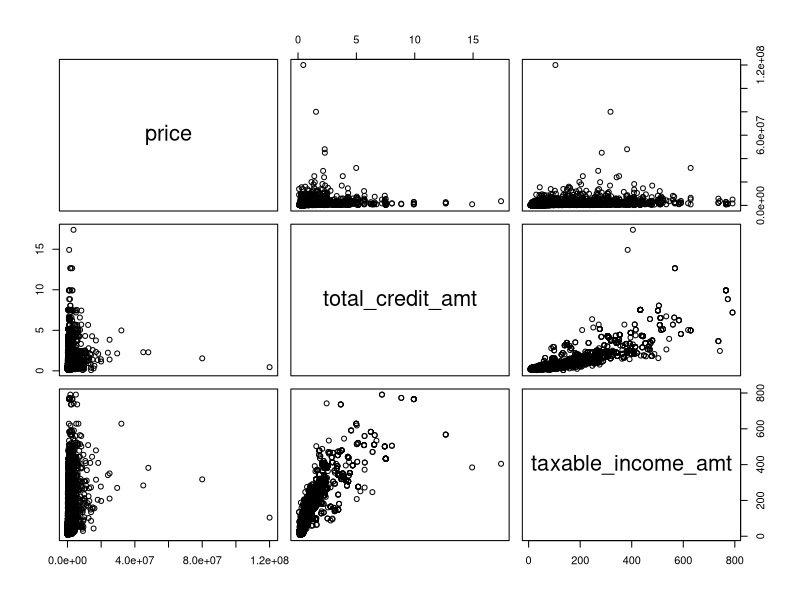
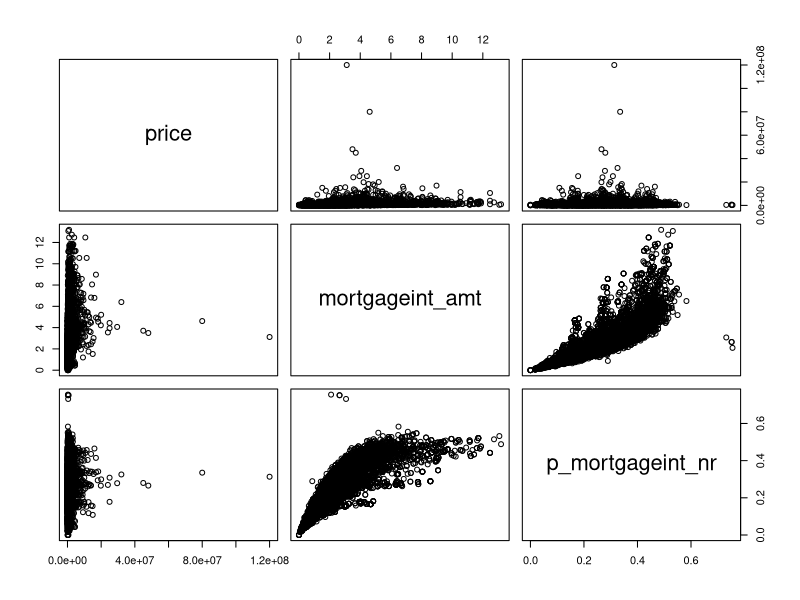
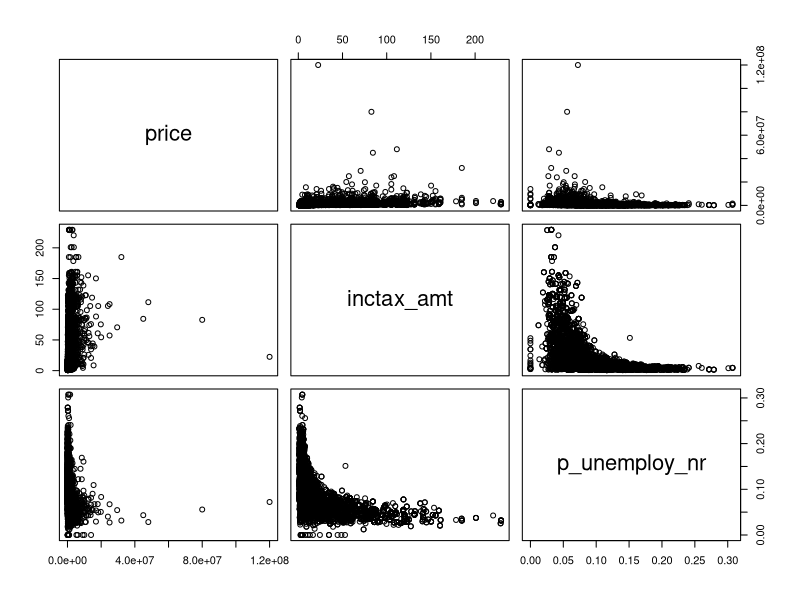
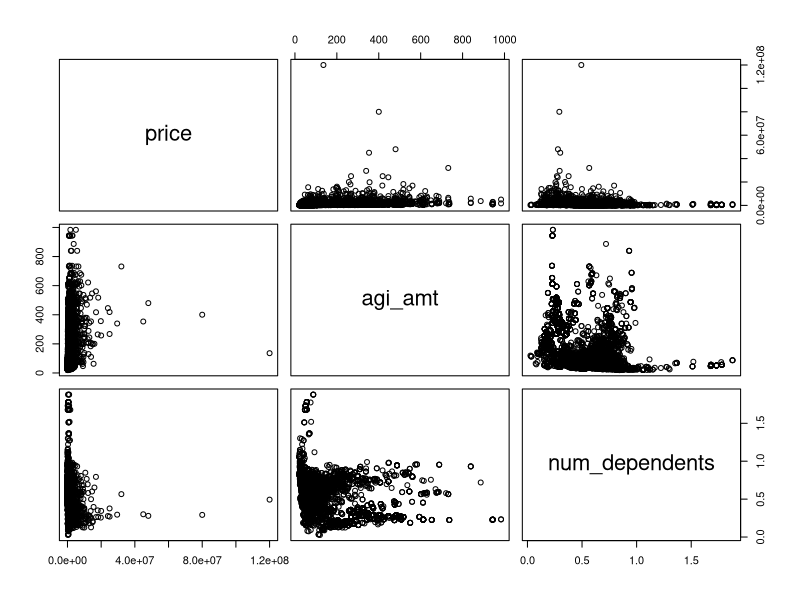
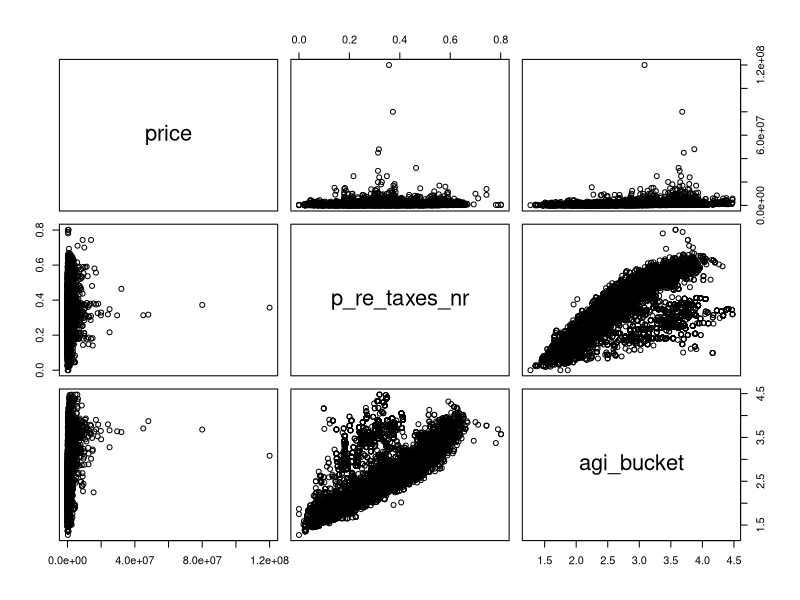
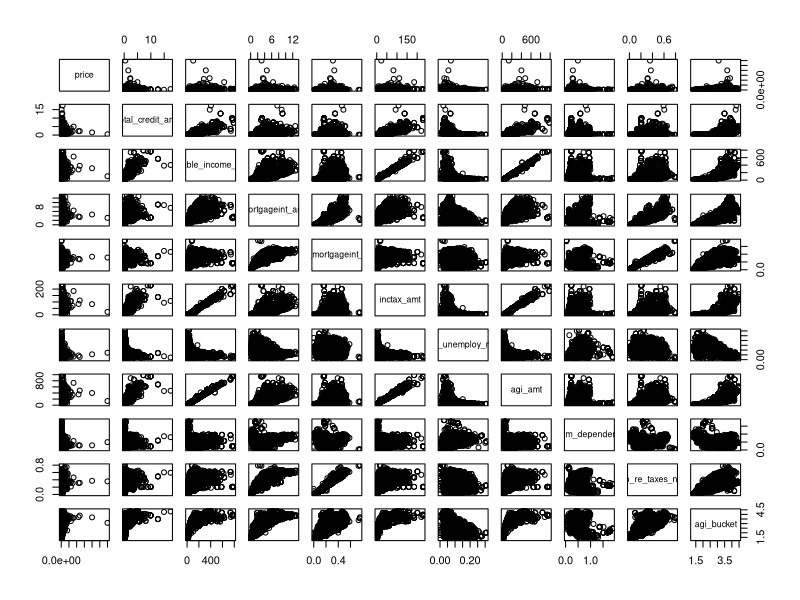
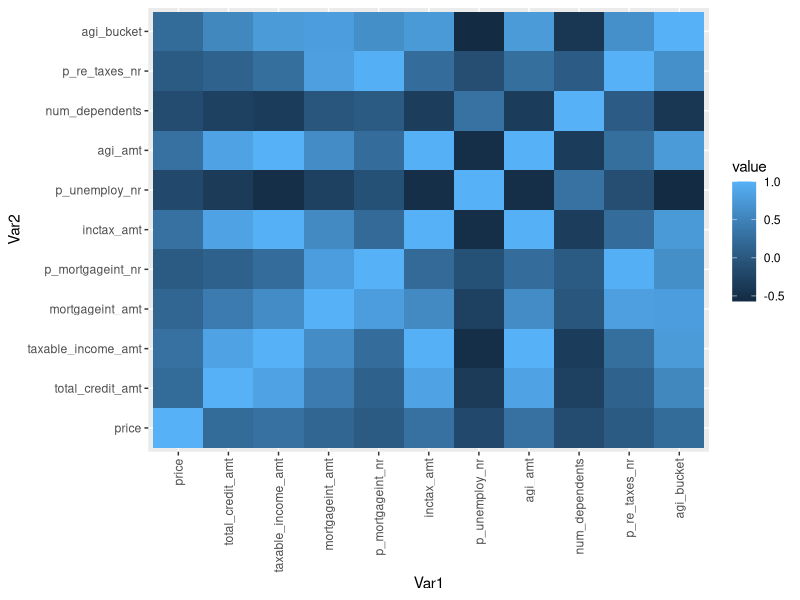
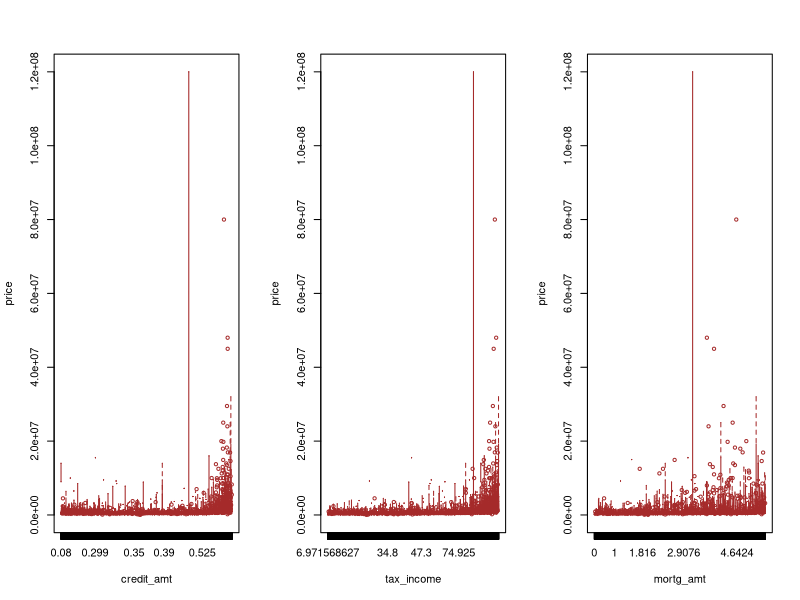

Write the R code that produced these figures, in order.
## ---- chunk 1
knitr::opts_chunk$set(echo = TRUE)
library(dplyr)
## ---- chunk 2

data <- read.csv("merged_data.csv")  

subData = data[,c(4,16,17,18,19,20,21,22,23,24,25)]
head(subData)
summary(subData)

## ---- chunk 3
price <- subData$price
totCredAmt <- subData$total_credit_amt
#plot(totCredAmt, price,xlab="Total Credit Amount",ylab="Price",main="Price vs. Credit #Amount")
#abline(lm(price~totCredAmt),col="red")

## ---- chunk 4
data1 = subData[c(1,2,3)]
data2 = subData[c(1,4,5)]
data3 = subData[c(1,6,7)]
data4 = subData[c(1,8,9)]
data5 = subData[c(1,10,11)]
pairs(data1)
pairs(data2)
pairs(data3)
pairs(data4)
pairs(data5)

## ---- chunk 5
pairs(subData)
## ---- chunk 6
cormat = round(cor(subData),2)
cormat

## ---- chunk 7
library(reshape2)
melted_cormat <- melt(cormat)
head(melted_cormat)

## ---- chunk 8
library(ggplot2)
ggplot(data = melted_cormat, aes(x=Var1, y=Var2, fill=value))+ 
  geom_tile()+theme(axis.text.x = element_text(angle = 90, vjust = 0.5, hjust=1))

## ---- chunk 9
corPrice_creditAmt = cor(subData$total_credit_amt,subData$price)
corPrice_creditAmt

corPrice_taxIncome = cor(subData$taxable_income_amt,subData$price)
corPrice_taxIncome

corPrice_mortAmt = cor(subData$mortgageint_amt,subData$price)
corPrice_mortAmt

corPrice_pMort = cor(subData$p_mortgageint_nr,subData$price)
corPrice_pMort

corPrice_incomeTax = cor(subData$inctax_amt,subData$price)
corPrice_incomeTax

corPrice_pUnemp = cor(subData$p_unemploy_nr,subData$price)
corPrice_pUnemp

corPrice_agiAmt = cor(subData$agi_amt,subData$price)
corPrice_agiAmt

corPrice_numDep = cor(subData$num_dependents,subData$price)
corPrice_numDep

corPrice_pReTax = cor(subData$p_re_taxes_nr,subData$price)
corPrice_pReTax

corPrice_agiBucket = cor(subData$agi_bucket,subData$price)
corPrice_agiBucket

## ---- chunk 10
price = subData$price
credit_amt = subData$total_credit_amt
par(mfrow=c(1,3))
boxplot(price~credit_amt,data=subData,col="orange",border="brown")

tax_income = subData$taxable_income_amt
boxplot(price~tax_income,data=subData,col="orange",border="brown")

mortg_amt = subData$mortgageint_amt
boxplot(price~mortg_amt,data=subData,col="orange",border="brown")

## ---- chunk 11
par(mfrow=c(2,3))
boxplot(subData$price,main="price")
boxplot(subData$total_credit_amt,main="total_credit_amt")
boxplot(subData$taxable_income_amt,main="taxable_income_amt")
boxplot(subData$mortgageint_amt,main="mortgageint_amt")
boxplot(subData$p_mortgageint_nr,main="p_mortgageint_nr")
boxplot(subData$inctax_amt,main="inctax_amt")
## ---- chunk 12
par(mfrow=c(2,3))
boxplot(subData$p_unemploy_nr,main="p_unemploy_nr")
boxplot(subData$agi_amt,main="agi_amt")
boxplot(subData$num_dependents,main="num_dependents")
boxplot(subData$p_re_taxes_nr,main="p_re_taxes_nr")
boxplot(subData$agi_bucket,main="agi_bucket")
## ---- chunk 13
par(mfrow=c(1,3))
pMort = subData$p_mortgageint_nr
boxplot(price~pMort,data=subData,col="orange",border="brown")

incomeTax = subData$inctax_amt
boxplot(price~incomeTax,data=subData,col="orange",border="brown")

pUnemp = subData$p_unemploy_nr
boxplot(price~pUnemp,data=subData,col="orange",border="brown")


## ---- chunk 14
par(mfrow=c(1,3))
agi_amt = subData$agi_amt
boxplot(price~agi_amt,data=subData,col="orange",border="brown")

numDepend = subData$num_dependents
boxplot(price~numDepend,data=subData,col="orange",border="brown")

preTax = subData$p_re_taxes_nr
boxplot(price~preTax,data=subData,col="orange",border="brown")

## ---- chunk 15
par(mfrow=c(1,3))
agi_bkt = subData$agi_bucket
boxplot(price~agi_bkt,data=subData,col="orange",border="brown")
## ---- chunk 16
price = subData$price
credit_amt = subData$total_credit_amt
tax_income = subData$taxable_income_amt
mortg_amt = subData$mortgageint_amt
pMort = subData$p_mortgageint_nr
incomeTax = subData$inctax_amt
pUnemp = subData$p_unemploy_nr
agi_amt = subData$agi_amt
numDepend = subData$num_dependents
preTax = subData$p_re_taxes_nr
agi_bkt = subData$agi_bucket

model = lm(price~credit_amt+tax_income+mortg_amt+pMort+incomeTax+
             pUnemp+agi_amt+numDepend+preTax+agi_bkt)
summary(model)

## ---- chunk 17
library(MASS)
resids = stdres(model)

par(mfrow=c(2,2))
plot(subData[,2],resids,xlab="credit_amt")
abline(0,0,col="red")

plot(subData[,3],resids,xlab="tax_income")
abline(0,0,col="red")

plot(subData[,4],resids,xlab="mortg_amt")
abline(0,0,col="red")

plot(subData[,5],resids,xlab="pMort")
abline(0,0,col="red")
## ---- chunk 18
par(mfrow=c(2,2))
plot(subData[,6],resids,xlab="income_tax")
abline(0,0,col="red")

plot(subData[,7],resids,xlab="pUnemp")
abline(0,0,col="red")

plot(subData[,8],resids,xlab="agi_amt")
abline(0,0,col="red")

plot(subData[,9],resids,xlab="numDepend")
abline(0,0,col="red")
## ---- chunk 19
par(mfrow=c(2,2))
plot(subData[,10],resids,xlab="preTax")
abline(0,0,col="red")

plot(subData[,11],resids,xlab="agi_bkt")
abline(0,0,col="red")
## ---- chunk 20
library(car)
fits = model$fitted
cook = cooks.distance(model)
par(mfrow=c(2,2))
plot(fits,resids,xlab="Fitted Values",ylab="Residuals")
abline(0,0,col="red")
qqPlot(resids,ylab="Residuals",main="")
hist(resids,xlab="Residuals",main="",nclass=10,col="orange")
plot(cook,type="h",lwd=3,col="red",ylab="Cook's Distance")

